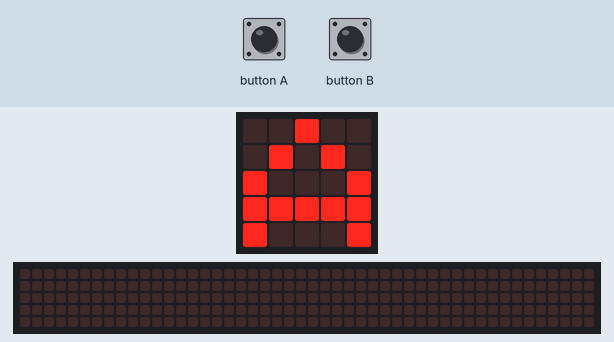
Recording of a program running on a simulated BBC micro:bit (MakeCode). Parts: the board's 5×5 LED display, a strip that is not on the board, showing the scrolling text unrolled. The inputs (shaded band) are chosen by the test bench. The 48×5 strip is a reading aid, not a part: it shows the text the display is scrolling, unrolled, one strip-width of it at a time.

Above: at 1.6 s.
1.7 s: button A pressed for 0.15 s
At 1.92 s:
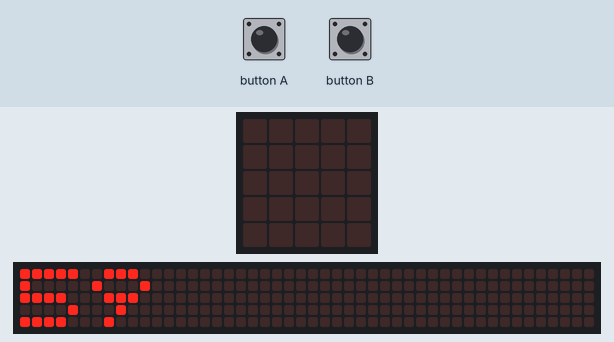
At 2.37 s:
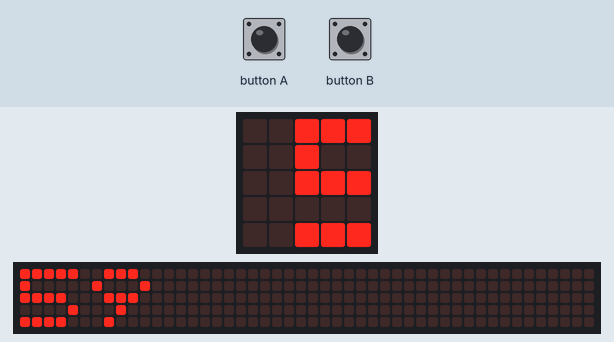
2.4 s: button B pressed for 0.15 s
At 2.67 s:
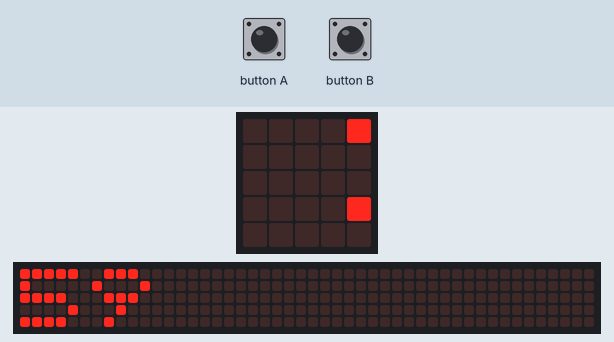
Timing chart, 0 to 5.4 s (numbered marks = the images above; inputs shaded):
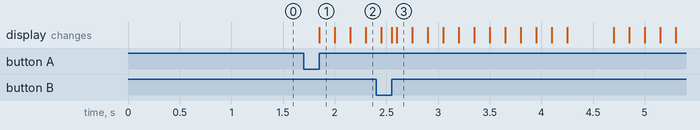

Measured:
- after the input at 1.7 s, the display: changes after 0.15 s (image 1)
- after the input at 2.4 s, the display: first differs from a run without the input after 0.20 s (image 3)

The program:

main.ts
```typescript
input.onButtonPressed(Button.A, function () {
    basic.clearScreen()
    for (let index = 0; index < temps; index++) {
        minute += -1
        basic.showString("" + (minute))
    }
    basic.showLeds(`
        . . . . .
        . # . # .
        . . . . .
        # . . . #
        . # # # .
        `)
    temps = 60
    minute = 60
    basic.showLeds(`
        . . # . .
        . # . # .
        # . . . #
        # # # # #
        # . . . #
        `)
})
input.onButtonPressed(Button.B, function () {
    basic.clearScreen()
    minute = 60
    temps = 60
    basic.showLeds(`
        . . # . .
        . # . # .
        # . . . #
        # # # # #
        # . . . #
        `)
})
let temps = 0
let minute = 0
minute = 60
temps = 60
basic.clearScreen()
basic.showLeds(`
    . . # . .
    . # . # .
    # . . . #
    # # # # #
    # . . . #
    `)
basic.forever(function () {

})
```

test.ts
```typescript
// les tests vont ici ; cela ne sera pas compilé si ce paquet est utilisé en tant qu'extension.
```
